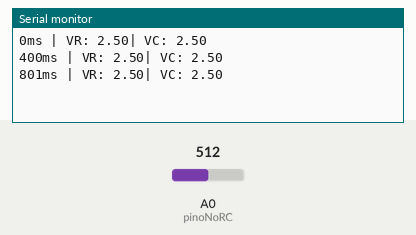
Recording of a sketch running on a simulated Arduino Uno, built with avr-gcc and run on an emulated ATmega328P. Shown: the last lines printed to the serial monitor. The inputs (shaded band) are chosen by the test bench; at power-on: A0 (pinoNoRC) = 512.

Above: at 1.2 s.
1.3 s: A0 (pinoNoRC) set to 716
At 1.46 s:
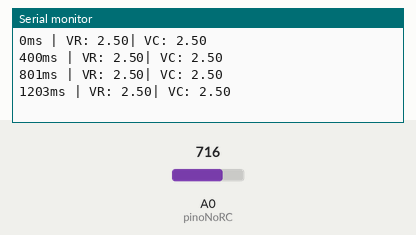
2.8 s: A0 (pinoNoRC) set to 900
At 3.06 s:
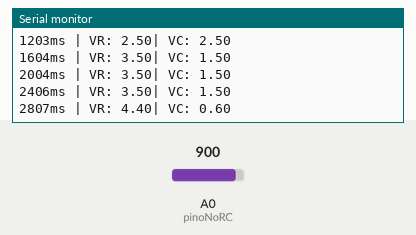
Timing chart, 0 to 5.8 s (numbered marks = the images above; inputs shaded):
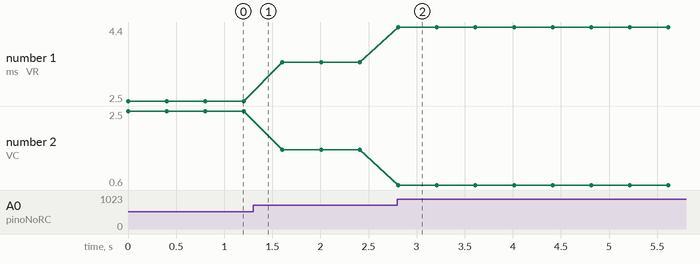

The sketch:

rc_circuit.ino
```cpp
// C++ code
//
const int pinoNoRC = A0;
int valorLido = 0;
float tensaoCapacitor = 0, tensaoResistor;
unsigned long time;

void setup(){
Serial.begin(9600);
}

void loop() {
	time = millis();
	valorLido = analogRead(pinoNoRC);
	tensaoResistor = (valorLido * 5.0 / 1023); // 5.0V / 1023 degraus = 0.0048876
	tensaoCapacitor = abs(5.0 - tensaoResistor);

 	Serial.print(time); //imprime o conteúdo de time no MONITOR SERIAL
    Serial.print("ms | VR: ");
  	Serial.print(tensaoResistor);
  	Serial.print("| VC: ");
  	Serial.println(tensaoCapacitor);

	delay(400);
}
```

Measured:
- after the input at 2.8 s, the serial monitor: prints a new line at once (image 2)
- plotted number 1: 2.5 → 3.5 after the input at 1.3 s, 3.5 → 4.4 after the input at 2.8 s
- plotted number 2: 2.5 → 1.5 after the input at 1.3 s, 1.5 → 0.6 after the input at 2.8 s
